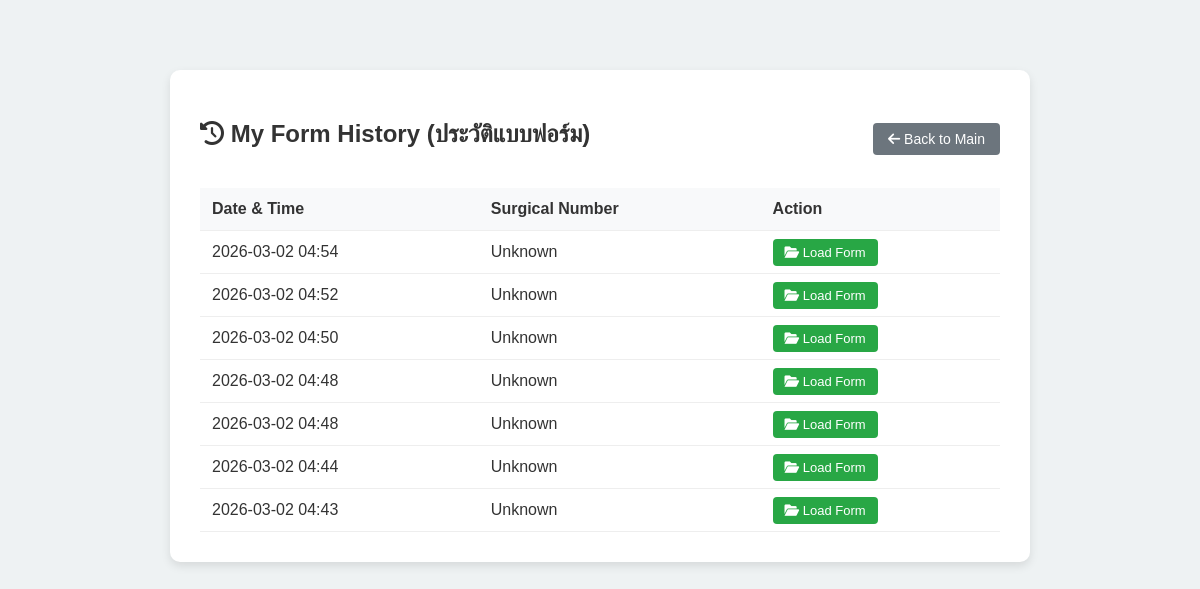
The app's page /history (signed in) with its own data.
### app.py (models this page shows)
class FormHistory(db.Model):
    id = db.Column(db.Integer, primary_key=True)
    user_id = db.Column(db.Integer, db.ForeignKey('user.id'), nullable=False)
    surgical_number = db.Column(db.String(100), nullable=True)
    form_data = db.Column(db.Text, nullable=False) # Store JSON string of data dict
    timestamp = db.Column(db.DateTime, default=datetime.datetime.utcnow)

### app.py (the view)
@app.route("/history")
@login_required
def history():
    user_histories = FormHistory.query.filter_by(user_id=current_user.id).order_by(FormHistory.timestamp.desc()).all()
    return render_template("history.html", histories=user_histories)

### app.py (called while the page is built)
@login_manager.user_loader
def load_user(user_id):
    return User.query.get(int(user_id))

### templates/history.html (shortened to what this page needs)
<!DOCTYPE html>
<html lang="en">
<head>
    <link href="{{ url_for('static', filename='style.css') }}" rel="stylesheet">
    <link rel="stylesheet" href="https://cdnjs.cloudflare.com/ajax/libs/font-awesome/6.0.0/css/all.min.css">
</head>
<body style="background-color: #eef2f3; margin:0; font-family: 'Sarabun', sans-serif;">
    <div class="history-container">
        <div class="header-top">
            <h2><i class="fas fa-history"></i> My Form History (ประวัติแบบฟอร์ม)</h2>
            <a href="{{ url_for('index') }}" class="btn-generate"
                style="background-color: #6c757d; width: auto; padding: 8px 15px; text-decoration: none; font-size: 14px;">
                <i class="fas fa-arrow-left"></i> Back to Main
            </a>
        </div>
        {% if histories %}
        <table>
            <thead>
                <tr>
                    <th>Date & Time</th>
                    <th>Surgical Number</th>
                    <th>Action</th>
                </tr>
            </thead>
            <tbody>
                {% for h in histories %}
                <tr>
                    <td>{{ h.timestamp.strftime('%Y-%m-%d %H:%M') }}</td>
                    <td>{{ h.surgical_number or "Not Specified" }}</td>
                    <td>
                        <a href="{{ url_for('load_history', history_id=h.id) }}" class="btn-load">
                            <i class="fas fa-folder-open"></i> Load Form
                        </a>
                    </td>
                </tr>
                {% endfor %}
            </tbody>
        </table>
        {% else %}
        <p style="text-align: center; color: #777; padding: 30px 0;">No history found. Generate a PDF to save a form.
        </p>
        {% endif %}
    </div>
</body>
</html>

### static/style.css (style rules this page uses)
:root { --bg-color: #e0e0e0; --paper-color: #ffffff; --text-color: #333; --accent-color: #4a90e2; --border-color: #ccc; --input-underline: #999; }
body { background-color: var(--bg-color); font-family: 'Times New Roman', Times, serif; color: var(--text-color); margin: 0; padding: 20px; height: 100vh; overflow: hidden; }
.btn-generate { background-color: var(--accent-color); color: white; border: none; padding: 10px 20px; border-radius: 4px; cursor: pointer; width: 100%; font-size: 1rem; margin-top: 10px; }

### templates/history.html (style rules this page uses)
.history-container { max-width: 800px; margin: 50px auto; background: white; padding: 30px; border-radius: 10px; box-shadow: 0 4px 10px rgba(0, 0, 0, 0.1); }
table { width: 100%; border-collapse: collapse; margin-top: 20px; }
th, td { padding: 12px; text-align: left; border-bottom: 1px solid #eee; }
th { background-color: #f8f9fa; font-weight: 600; color: #333; }
.btn-load { background-color: #28a745; color: white; padding: 6px 12px; border-radius: 4px; text-decoration: none; font-size: 13px; }
.header-top { display: flex; justify-content: space-between; align-items: center; margin-bottom: 20px; }

### records on screen
FormHistory: timestamp "2026-03-02 04:54", surgical_number "Unknown"
FormHistory: timestamp "2026-03-02 04:52", surgical_number "Unknown"
FormHistory: timestamp "2026-03-02 04:50", surgical_number "Unknown"
FormHistory: timestamp "2026-03-02 04:48", surgical_number "Unknown"
FormHistory: timestamp "2026-03-02 04:48", surgical_number "Unknown"
FormHistory: timestamp "2026-03-02 04:44", surgical_number "Unknown"
FormHistory: timestamp "2026-03-02 04:43", surgical_number "Unknown"
